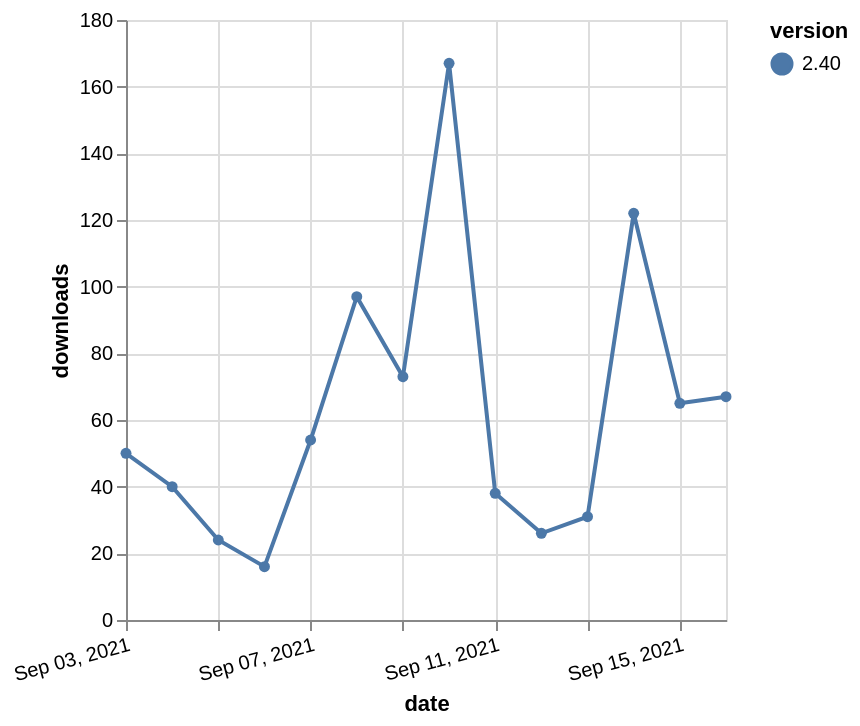

This figure's Vega-Lite source:
### Vega-Lite specification from a JSON file in a GitHub repository (floating-point values rounded to 4 significant figures)
{"$schema": "https://vega.github.io/schema/vega-lite/v5.json", "description": "A simple bar chart with embedded data.", "data": {"values": [{"date": "2021-09-03", "total": 80791, "delta": 50, "version": "2.40"}, {"date": "2021-09-04", "total": 80831, "delta": 40, "version": "2.40"}, {"date": "2021-09-05", "total": 80855, "delta": 24, "version": "2.40"}, {"date": "2021-09-06", "total": 80871, "delta": 16, "version": "2.40"}, {"date": "2021-09-07", "total": 80925, "delta": 54, "version": "2.40"}, {"date": "2021-09-08", "total": 81022, "delta": 97, "version": "2.40"}, {"date": "2021-09-09", "total": 81095, "delta": 73, "version": "2.40"}, {"date": "2021-09-10", "total": 81262, "delta": 167, "version": "2.40"}, {"date": "2021-09-11", "total": 81300, "delta": 38, "version": "2.40"}, {"date": "2021-09-12", "total": 81326, "delta": 26, "version": "2.40"}, {"date": "2021-09-13", "total": 81357, "delta": 31, "version": "2.40"}, {"date": "2021-09-14", "total": 81479, "delta": 122, "version": "2.40"}, {"date": "2021-09-15", "total": 81544, "delta": 65, "version": "2.40"}, {"date": "2021-09-16", "total": 81611, "delta": 67, "version": "2.40"}]}, "width": "container", "mark": {"type": "line", "point": {"filled": true}}, "encoding": {"x": {"field": "date", "type": "temporal", "timeUnit": "yearmonthdate", "title": "date", "axis": {"labelAngle": -15}}, "y": {"field": "delta", "type": "quantitative", "title": "downloads"}, "color": {"field": "version", "type": "nominal"}, "tooltip": {"field": "delta"}}}
